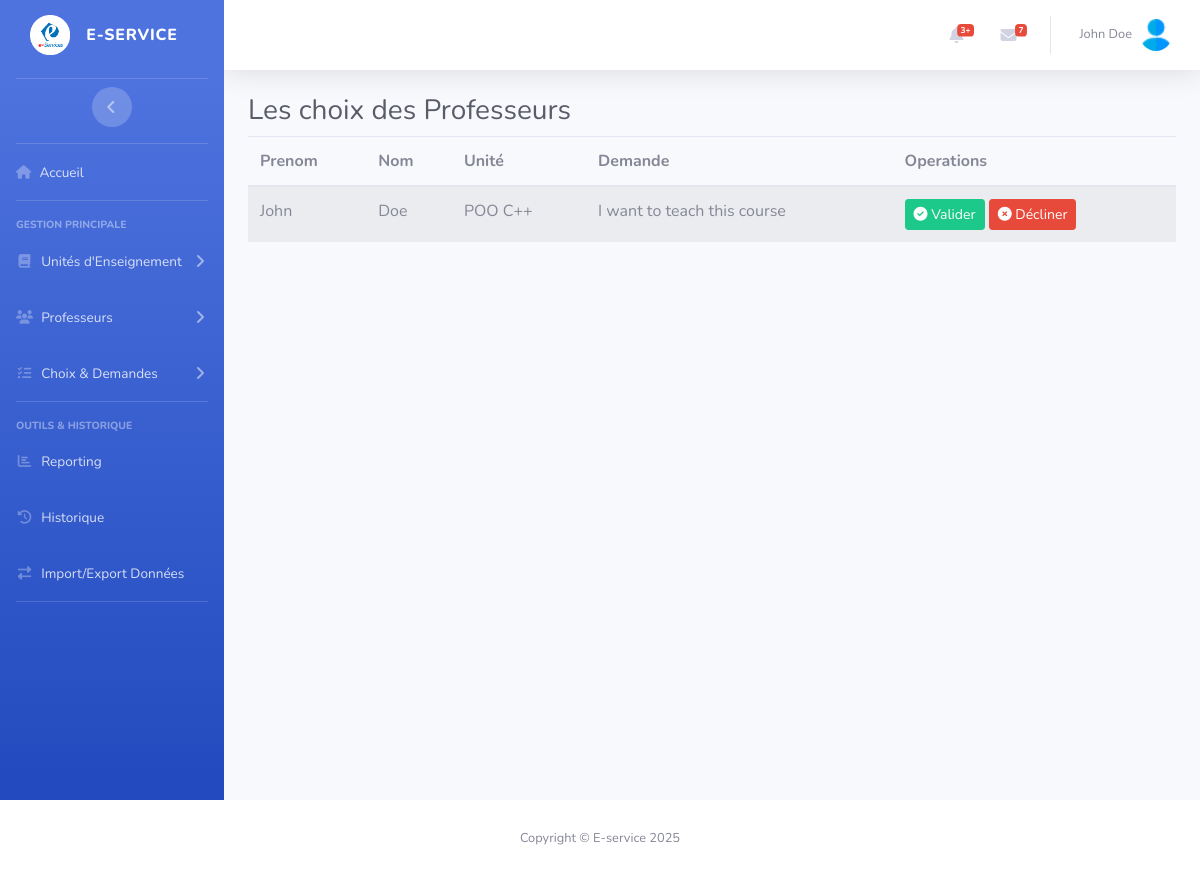
The page /Views/ChefViews/liste_choix_professeurs.php (signed in) on the database as committed earlier.
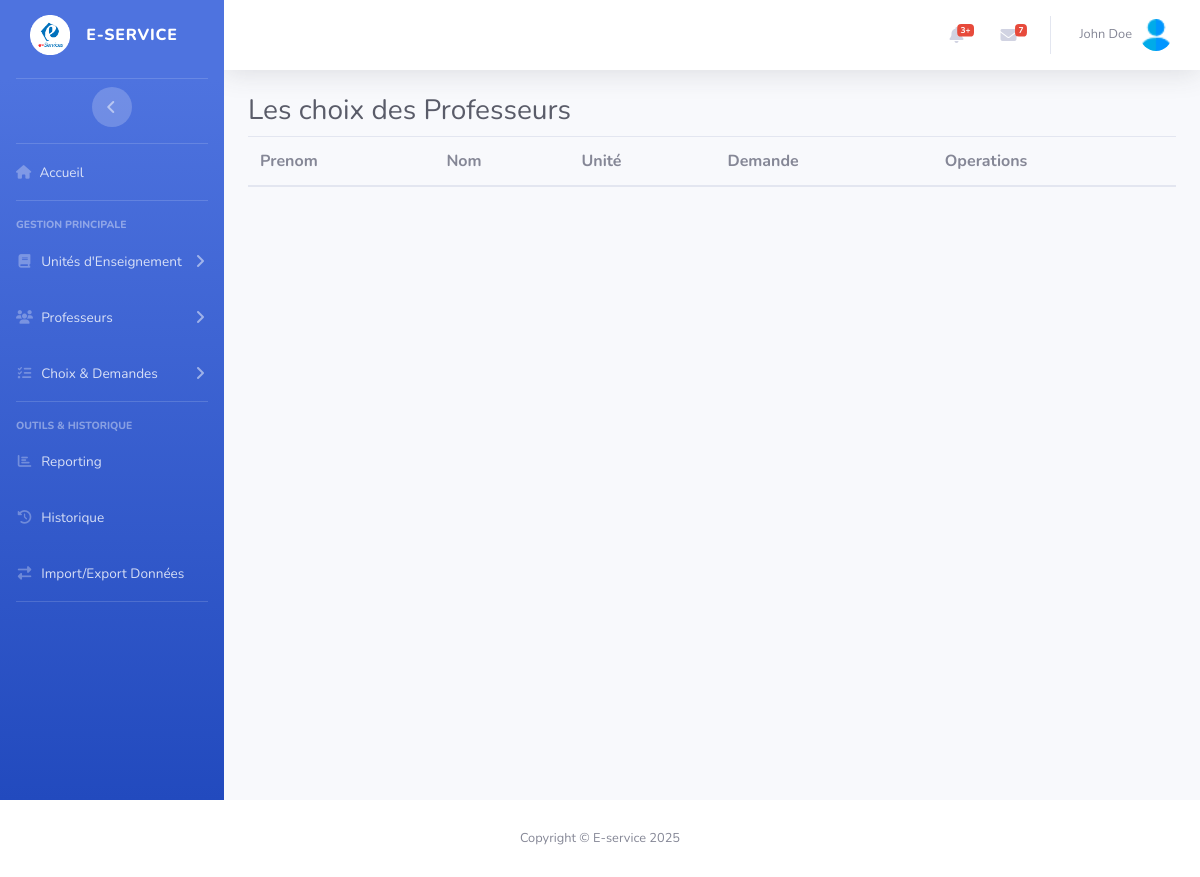
The same page on the database as committed later.
### tables this page shows
CREATE TABLE `tempunits` (
  `id_prof` int(11) NOT NULL,
  `id_unit` int(11) NOT NULL,
  `demande` varchar(255) NOT NULL
);

CREATE TABLE `utilisateurs` (
  `id` int(11) NOT NULL,
  `firstName` varchar(50) NOT NULL,
  `lastName` varchar(75) NOT NULL,
  `CIN` varchar(10) NOT NULL,
  `Birthdate` date NOT NULL,
  `email` varchar(50) NOT NULL,
  `password` varchar(255) NOT NULL,
  `speciality` varchar(70) NOT NULL,
  `id_departement` int(11) NOT NULL,
  `creation_date` datetime NOT NULL DEFAULT current_timestamp(),
  `must_change_password` tinyint(1) DEFAULT 1
);

CREATE TABLE `units` (
  `id` int(11) NOT NULL,
  `unit_name` varchar(100) NOT NULL,
  `description` varchar(255) NOT NULL,
  `Hours` int(11) NOT NULL,
  `credits` int(11) NOT NULL,
  `departement_id` int(11) NOT NULL,
  `id_filiere` int(11) NOT NULL,
  `statut` tinyint(4) NOT NULL DEFAULT 0
);

### Model/database.php (called while the page is built, shortened)
<?php
    function dataBaseConnection(){
        try{
            $pdo=new PDO('mysql:host=localhost;dbname=EserviceDB;port=3306;charset=utf8','root','',array(PDO::ATTR_ERRMODE=>PDO::ERRMODE_EXCEPTION));
        }catch(Exception $e){
            echo $e->getMessage();
        }
        return $pdo;
    }
    function GetFromDb($query,$values,$fetchAll=true){
        try {
            $pdo=dataBaseConnection();
            $stmt=$pdo->prepare($query);
            if (is_array($values)){
                $stmt->execute($values);
            }else{
                $stmt->execute([$values]);
            }
            if($fetchAll){
                $data=$stmt->fetchAll(PDO::FETCH_ASSOC);
            }else{
                $data=$stmt->fetch(PDO::FETCH_ASSOC);
            }
                return $data;
        } catch (Exception $e) {
            error_log("Error : " . $e->getMessage());
            return false;
        }
    }

### Views/ChefViews/liste_choix_professeurs.php (the view, shortened to what this page needs)
<?php
    $data=GetFromDb("SELECT * FROM utilisateurs WHERE id=? ;",$_SESSION['id'],false);
    $choix = GetFromDb("SELECT p.firstName,p.lastName,p.id,u.unit_name,t.demande,t.id_unit
                               FROM utilisateurs p
                               JOIN tempunits t
                               ON p.id=t.id_prof
                               JOIN units u
                               ON u.id=t.id_unit
                               WHERE p.id_departement=? ;",$data['id_departement']);
?>
    <div id="wrapper">
    <?php require_once "../include/navBars/ChefNav.php";?>
    <?php require_once "../include/header.php";?>
        <div id="content-wrapper" class="d-flex flex-column">
            <div id="content">
                <div class="container-fluid">
                    <h1 class="h3 mb-2 text-gray-800">
                        Les choix des Professeurs
                    </h1>
                    <table class="table table-striped">
                            <thead>
                                <tr>
                                    <th>Prenom</th>
                                    <th>Nom</th>
                                    <th>Unité</th>
                                    <th>Demande</th>
                                    <th>Operations</th>
                                </tr>
                            </thead>
                            <tbody>
                                    <?php foreach($choix as $choice){
                                    ?>
                                        <tr>
                                            <td><?php echo $choice['firstName'];?></td>
                                            <td><?php echo $choice['lastName'];?></td>
                                            <td><?php echo $choice['unit_name'];?></td>
                                            <td><?php echo $choice['demande'];?></td>
                                            <td>
                                            <a href="operations/valider_choix.php?id_prof=<?=$choice['id']?>&id_unit=<?=$choice['id_unit']?>" class="btn btn-success btn-sm"> <i class="fa-solid fa-circle-check"></i> Valider</a>
                                            <a href="operations/refuser_choix.php?id_prof=<?=$choice['id']?>&id_unit=<?=$choice['id_unit']?>" class="btn btn-danger btn-sm"><i class="fa-solid fa-circle-xmark"></i> Décliner</a>
                                            </td>
                                        </tr>
                                       <?php }?>
                                    </tbody>
                </table>
                            </div>
                        </div>
                    </div>
                </div>
            </div>
        </div>
    <?php require_once "../include/footer.php";?>
<?php
    include_once "../dashboards.php";
?>

Rows that differ between the two databases and show on the page:
removed tempunits: id_prof.firstName "John", id_prof.lastName "Doe", id_unit.unit_name "POO C++", demande "I want to teach this course"
